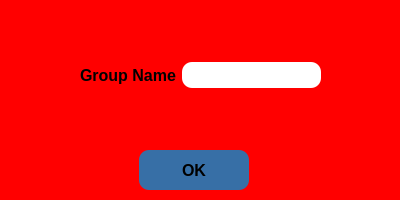
<?xml version="1.0" encoding="UTF-8"?>
<ui version="4.0">
 <class>joingroup</class>
 <widget class="QDialog" name="joingroup">
  <property name="geometry">
   <rect>
    <x>0</x>
    <y>0</y>
    <width>400</width>
    <height>200</height>
   </rect>
  </property>
  <property name="windowTitle">
   <string>Join Group</string>
  </property>
  <property name="styleSheet">
   <string notr="true">background-color: rgb(255, 0, 0);</string>
  </property>
  <widget class="QPushButton" name="pushButton">
   <property name="geometry">
    <rect>
     <x>139</x>
     <y>150</y>
     <width>110</width>
     <height>40</height>
    </rect>
   </property>
   <property name="font">
    <font>
     <pointsize>12</pointsize>
     <bold>true</bold>
    </font>
   </property>
   <property name="styleSheet">
    <string notr="true">QPushButton {
    border-radius: 10px;
    padding: 10px;
    background-color: #376fa6;
	color: &quot;white&quot;;
}

QPushButton:hover {
    background-color: #007600;
}

QPushButton:pressed {
    background-color: #888888;
}
</string>
   </property>
   <property name="text">
    <string>OK</string>
   </property>
  </widget>
  <widget class="QLabel" name="label_error">
   <property name="geometry">
    <rect>
     <x>80</x>
     <y>100</y>
     <width>241</width>
     <height>20</height>
    </rect>
   </property>
   <property name="styleSheet">
    <string notr="true">color: rgb(255, 255, 255);</string>
   </property>
   <property name="text">
    <string/>
   </property>
  </widget>
  <widget class="QWidget" name="layoutWidget">
   <property name="geometry">
    <rect>
     <x>80</x>
     <y>60</y>
     <width>241</width>
     <height>30</height>
    </rect>
   </property>
   <layout class="QGridLayout" name="gridLayout">
    <item row="0" column="0">
     <widget class="QLabel" name="label_NameGroup">
      <property name="font">
       <font>
        <pointsize>12</pointsize>
        <bold>true</bold>
       </font>
      </property>
      <property name="text">
       <string>Group Name</string>
      </property>
     </widget>
    </item>
    <item row="0" column="1">
     <widget class="QLineEdit" name="lineEdit_NameGroup">
      <property name="styleSheet">
       <string notr="true">QLineEdit {
    border-radius: 10px;
    padding: 5px;
	background-color: rgb(255, 255, 255);
	
	font: 12pt &quot;Century&quot;;
}
</string>
      </property>
     </widget>
    </item>
   </layout>
  </widget>
 </widget>
 <resources/>
 <connections/>
</ui>
